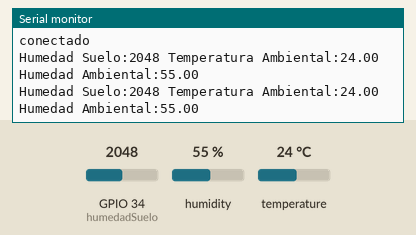
Simulated run of this sketch. Board: ESP32. Shown: the last lines printed to the serial monitor. Inputs (shaded band) come from the test bench; at power-on: humidity 55 %, GPIO 34 (humedadSuelo) = 2048, temperature 24 °C. WiFi joins after 1.5 s; servers stay silent unless stated; no MQTT or app messages arrive unless stated.

Above: at 2.7 s.
2.8 s: humidity set to 22 %
At 4.1 s:
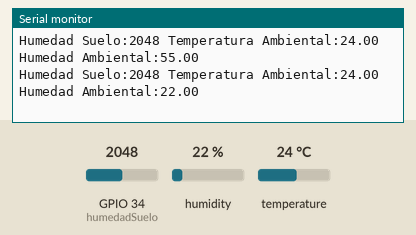
4.3 s: GPIO 34 (humedadSuelo) set to 2866
At 5.2 s:
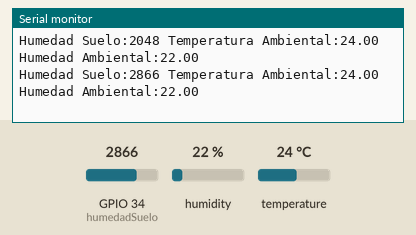
5.8 s: temperature set to 12 °C
At 5.8 s:
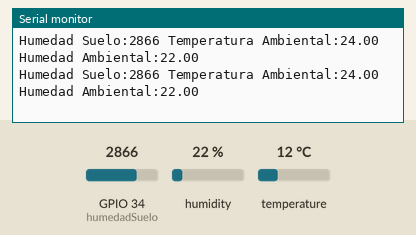
7.3 s: GPIO 34 (humedadSuelo) set to 3603
At 8.5 s:
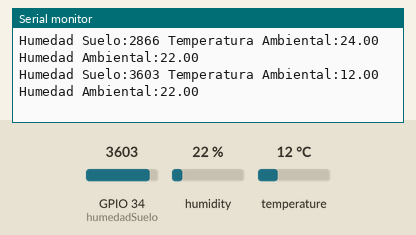
8.8 s: humidity set to 40 %
At 8.8 s:
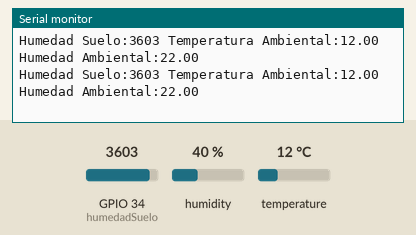
Timing chart, 0 to 11.3 s (numbered marks = the images above; inputs shaded):
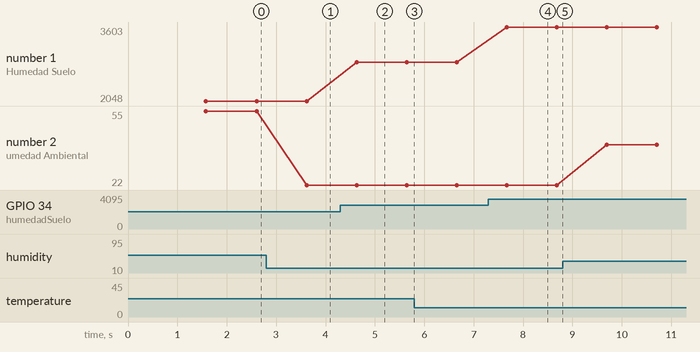

The sketch:

esp32_temperatura_humedad.ino
```cpp
//Ejemplo MQTT & ESP32 con sensor de temperatura DHT22 by Biblioman
#include <WiFi.h>
#include <PubSubClient.h>
#include "DHT.h"
#include <stdlib.h>

#define DHTTYPE DHT22
const char* ssid = "HOWARDS";
const char* password =  "ALOHOMORA";
const char* mqttServer = "192.168.0.11";
const int mqttPort = 1883;
const char* mqttUser = "dqyoxjgo";
const char* mqttPassword = "tyzFA$ye4FW8";
int sensorAmbiental = 23;
float tempAmb, humedAmb, f;
int humedadSuelo = 34;

WiFiClient espClient;
PubSubClient client(espClient);
DHT dht(sensorAmbiental, DHTTYPE);

void setup() {

  Serial.begin(9600);
  WiFi.begin(ssid, password);
  dht.begin();

  while (WiFi.status() != WL_CONNECTED) {
    delay(500);
    Serial.println("Conectando a red WiFi...");
  }

  Serial.println("Conectado a la red WiFi");

  client.setServer(mqttServer, mqttPort);

  while (!client.connected()) {
    Serial.println("Conectando a Broquer MQTT...");

    if (client.connect("ESP32", mqttUser, mqttPassword )) {

      Serial.println("conectado");

    } else {

      Serial.print("conexion fallida ");
      Serial.print(client.state());
      delay(2000);

    }
  }


}

void loop() {
  tempAmb = dht.readTemperature();
  humedAmb = dht.readHumidity();
  if (isnan(humedAmb) || isnan(tempAmb)) {
    Serial.println("Failed to read from DHT sensor!");
    delay(1000); // wait a bit
    return;
  }

  int const sensorSuelo1 = analogRead(humedadSuelo);
  Serial.print("Humedad Suelo:");
  Serial.print(sensorSuelo1);
  Serial.print(" Temperatura Ambiental:");
  Serial.print(tempAmb);
  Serial.print(" Humedad Ambiental:");
  Serial.print(humedAmb);
  Serial.println();

  char tempstring[3];
  dtostrf(tempAmb,3,1,tempstring);
  client.publish("casa/sala/SensorTemperatura1", tempstring);

  char humedAmbstring[3];
  dtostrf(humedAmb,3,1,humedAmbstring);
  client.publish("casa/sala/SensorHumedad1", humedAmbstring);

  char sensorSuelo1string[6];
  dtostrf(sensorSuelo1,6,1,sensorSuelo1string);
  client.publish("casa/sala/SensorSuelo1", sensorSuelo1string);

  client.loop();
  delay(1000);
}
```

Measured:
- after the input at 2.8 s, the serial monitor: prints a new line after 0.82 s (image 1)
- after the input at 4.3 s, the serial monitor: prints a new line after 0.33 s (image 2)
- after the input at 7.3 s, the serial monitor: prints a new line after 0.37 s (image 4)
- plotted number 1: 2048 → 2866 after the input at 4.3 s, 2866 → 3603 after the input at 7.3 s
- plotted number 2: 55 → 22 after the input at 2.8 s, 22 → 40 after the input at 8.8 s
